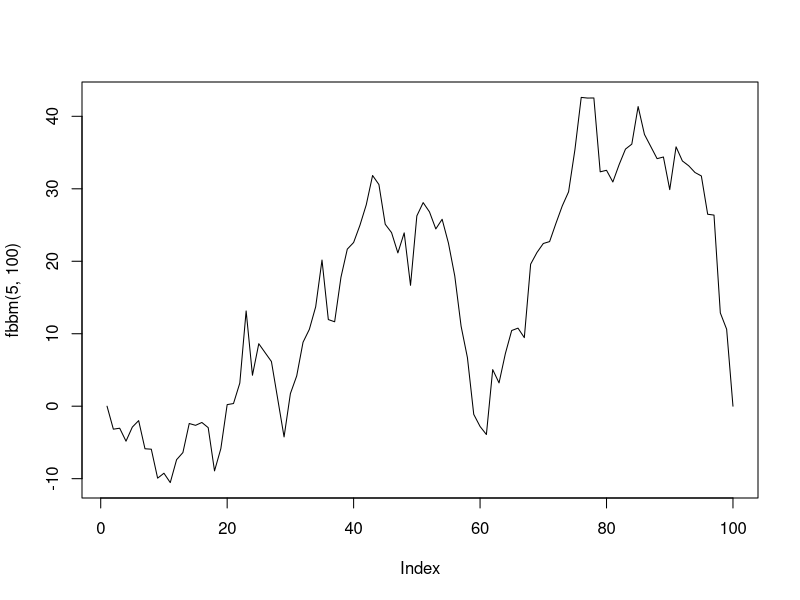
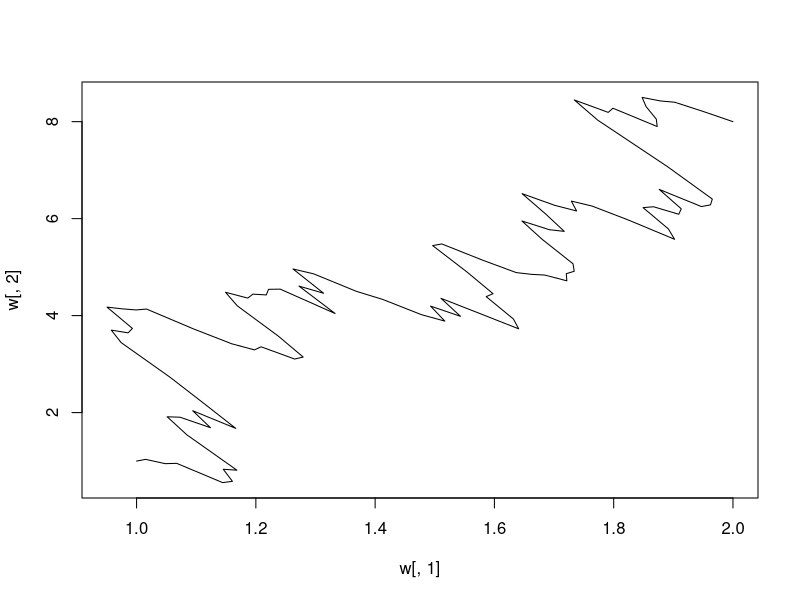
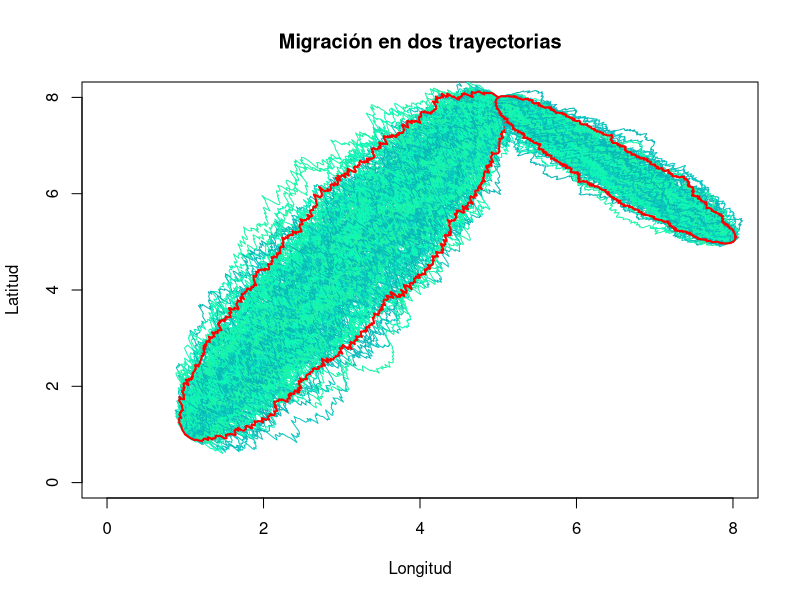

Write the R code that produced these figures, in order.
########################################
#                                      #
#    REGIONES PUENTES DE CONFIANZA     #
#                                      #
########################################


######## Trayectorias 

# Simulación puente browniano fraccionario

p1<-c(1,1)
p2<-c(2,2)
# Función que toma la trayectoria del punto inicial y el final
al <- function(p1,p2,N){
  t<-seq(0,1,length=N)
  alt<-matrix(0,N,2)
  for(i in 1:N){
    alt[i,1]<-p1[1]+(p2[1]-p1[1])*t[i]
    alt[i,2]<-p1[2]+(p2[2]-p1[2])*t[i]
  }
  return(alt)
}
al(p1,p2,100)
# Función que ayuda a realizar un puente browniano 
#con desviación y numero de iteraciones
fbbm<-function(sig,N){
  t<-seq(0,1,length=N)
  z<-c(0,cumsum(rnorm(N-1)))
  bbm <- NULL
  for( i in 1:N){
    bbm[i]<-sig*(z[i]-t[i]*z[N])
  }
  return(bbm)
}

windows()
plot(fbbm(5,100),type="l")
# puente browniano en R2
N<-100
sig<-0.3
p1<-c(1,1);p2<-c(2,8)
n<-(p2-p1)/sqrt(sum((p2-p1)^2))*c(-1,1)
n
t<-seq(0,1,length=N)
w<-matrix(0,N,2)
trend<-al(p1,p2,N)
f<-fbbm(sig,N)
length(f)
for(i in 1:N){
  w[i,1]<-trend[i,1]+n[1]*f[i]
  w[i,2]<-trend[i,2]+n[2]*f[i]
}
plot(w[,1],w[,2],type="l")

# Función que simula un puente browniano en R2
fbbr<-function(p1,p2,sig,N){
  n<-(p2-p1)/sqrt(sum((p2-p1)^2))*c(-1,1)
  n
  t<-seq(0,1,length=N)
  alt<-matrix(0,N,2)
  for(i in 1:N){
    alt[i,1]<-p1[1]+(p2[1]-p1[1])*t[i]
    alt[i,2]<-p1[2]+(p2[2]-p1[2])*t[i]
  }
  w<-matrix(0,N,2)
  trend<-alt
  #C<-matrix(0,N-1,N-1)
 # for (i in 2:N) {
 #   for (j in 2:N) {
 #     C[i-1,j-1] <- (1/2)*((abs(t[i])^(2*H) + abs(t[j])^(2*H) - abs(t[i]-t[j])^(2*H)))
 #   }
 # }
  z<-cumsum(c(0,rnorm(N)))
  bbm <- NULL
  for( i in 1:N){
    bbm[i]<-sig*(z[i]-t[i]*z[N])
  }
  f<-bbm
  length(f)
  for(i in 1:N){
    w[i,1]<-trend[i,1]+n[1]*f[i]
    w[i,2]<-trend[i,2]+n[2]*f[i]
  }
  return(w)
}
windows()
p1<-c(1,1)
p2<-c(5,8)
N<-100
sig<-0.5

fbbr(p1,p2,sig,N)
# FUNCIÓN


# Ejemplo
par(mfrow = c(1, 1))
p1<-c(1,1)
p2<-c(5,8)
N<-500
sig<-0.05
H<-1/2
n<-200
ww<-  fbbr(p1,p2,sig,N)
plot(ww[, 1], ww[, 2], xlim = c(0, 8), ylim = c(0, 8), type = "l", main = "Migración en dos trayectorias",
     ylab = "Latitud", xlab = "Longitud", col = "#0DF7B7")

# Superponer las curvas adicionales utilizando lines dentro del bucle

for (k in 1:n) {
  ww <- fbbr(p1, p2, sig, N)
  lines(ww[, 1], ww[, 2], type = "l", col = sample(c("#0DF7B7","#1CF4A7","#0AB7B7","#0BC7C1"),1))
}
ww1<-matrix(0,n,N)
for (k in 1:n) {
  ww1[k,]<-fbbm(sig,N)
}
n<-(p2-p1)/sqrt(sum((p2-p1)^2))*c(-1,1)
n
t<-seq(0,1,length=N)
a<-rep(0,N)
b<-rep(0,N)
for (i in 1:N) {
  a[i]<-quantile(ww1[,i],0.025)
  b[i]<-quantile(ww1[,i],0.975)
}
alt<-matrix(0,N,2)
for(i in 1:N){
  alt[i,1]<-p1[1]+(p2[1]-p1[1])*t[i]
  alt[i,2]<-p1[2]+(p2[2]-p1[2])*t[i]
}

lines(alt[,1]+a*n[1],alt[,2]+a*n[2],type="l",col="red",lwd=2)
lines(alt[,1]+b*n[1],alt[,2]+b*n[2],type="l",col="red",lwd=2)

p1<-c(5,8)
p2<-c(8,5)
N<-500
sig<-0.02
H<-1/2
n<-200
ww<-  fbbr(p1,p2,sig,N)

# Superponer las curvas adicionales utilizando lines dentro del bucle

for (k in 1:n) {
  ww <- fbbr(p1, p2, sig, N)
  lines(ww[, 1], ww[, 2], type = "l", col = sample(c("#0DF7B7","#1CF4A7","#0AB7B7","#0BC7C1"),1))
}
ww1<-matrix(0,n,N)
for (k in 1:n) {
  ww1[k,]<-fbbm(sig,N)
}
n<-(p2-p1)/sqrt(sum((p2-p1)^2))*c(-1,1)
n
t<-seq(0,1,length=N)
a<-rep(0,N)
b<-rep(0,N)
for (i in 1:N) {
  a[i]<-quantile(ww1[,i],0.025)
  b[i]<-quantile(ww1[,i],0.975)
}
alt<-matrix(0,N,2)
for(i in 1:N){
  alt[i,1]<-p1[1]+(p2[1]-p1[1])*t[i]
  alt[i,2]<-p1[2]+(p2[2]-p1[2])*t[i]
}

lines(alt[,1]+a*n[1],alt[,2]+a*n[2],type="l",col="red",lwd=2)
lines(alt[,1]+b*n[1],alt[,2]+b*n[2],type="l",col="red",lwd=2)
